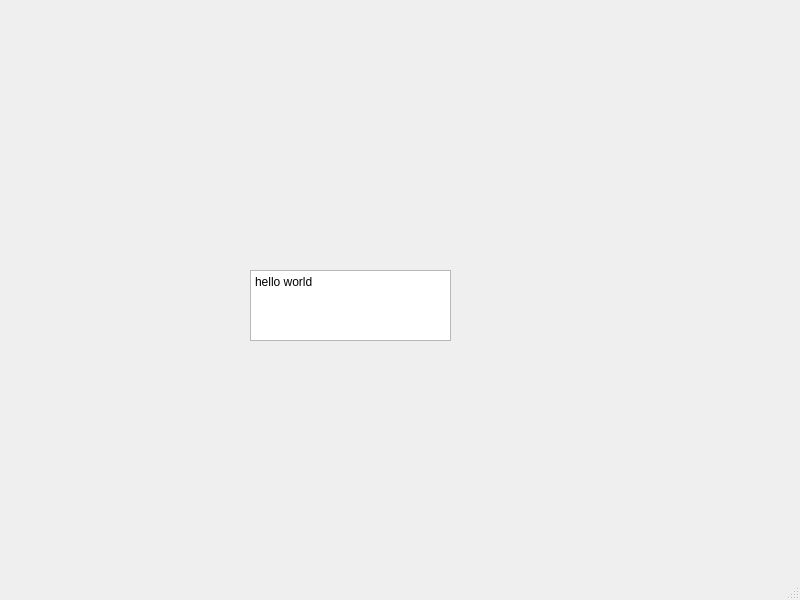
<?xml version="1.0" encoding="UTF-8"?>
<ui version="4.0">
 <class>MainWindow</class>
 <widget class="QMainWindow" name="MainWindow">
  <property name="geometry">
   <rect>
    <x>0</x>
    <y>0</y>
    <width>800</width>
    <height>600</height>
   </rect>
  </property>
  <property name="windowTitle">
   <string>MainWindow</string>
  </property>
  <widget class="QWidget" name="centralwidget">
   <widget class="QTextEdit" name="textEdit">
    <property name="geometry">
     <rect>
      <x>250</x>
      <y>270</y>
      <width>201</width>
      <height>71</height>
     </rect>
    </property>
    <property name="html">
     <string>&lt;!DOCTYPE HTML PUBLIC &quot;-//W3C//DTD HTML 4.0//EN&quot; &quot;http://www.w3.org/TR/REC-html40/strict.dtd&quot;&gt;
&lt;html&gt;&lt;head&gt;&lt;meta name=&quot;qrichtext&quot; content=&quot;1&quot; /&gt;&lt;meta charset=&quot;utf-8&quot; /&gt;&lt;style type=&quot;text/css&quot;&gt;
p, li { white-space: pre-wrap; }
&lt;/style&gt;&lt;/head&gt;&lt;body style=&quot; font-family:'微軟正黑體'; font-size:9pt; font-weight:400; font-style:normal;&quot;&gt;
&lt;p style=&quot; margin-top:0px; margin-bottom:0px; margin-left:0px; margin-right:0px; -qt-block-indent:0; text-indent:0px;&quot;&gt;hello world&lt;/p&gt;&lt;/body&gt;&lt;/html&gt;</string>
    </property>
   </widget>
  </widget>
  <widget class="QMenuBar" name="menubar">
   <property name="geometry">
    <rect>
     <x>0</x>
     <y>0</y>
     <width>800</width>
     <height>22</height>
    </rect>
   </property>
  </widget>
  <widget class="QStatusBar" name="statusbar"/>
 </widget>
 <resources/>
 <connections/>
</ui>
